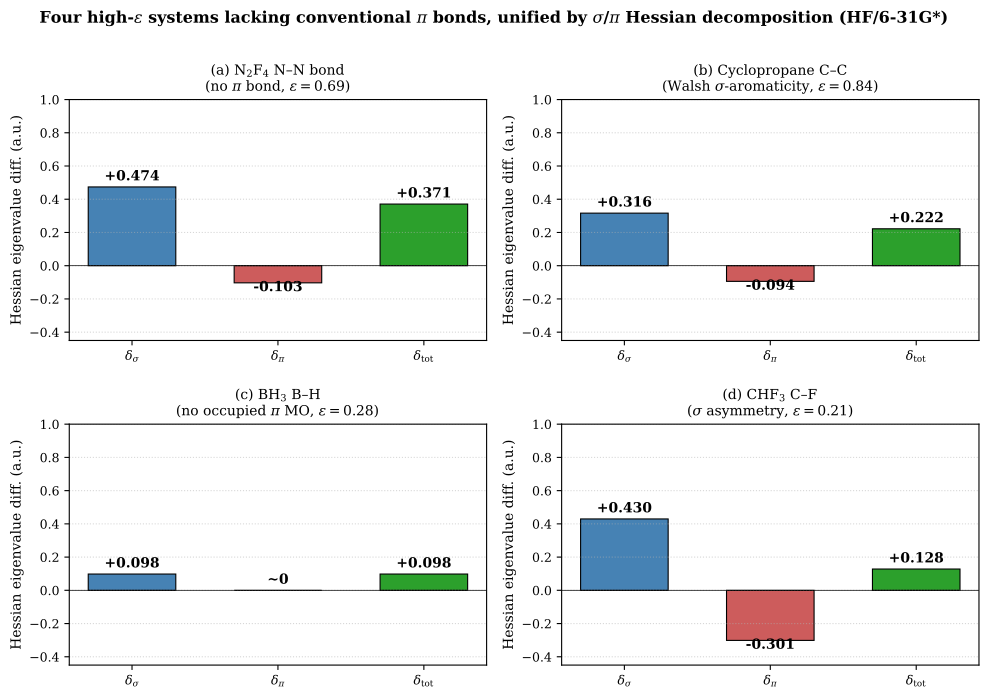

Recreate this plot in Python.
"""
Figure 2: Four counterexamples unified by σ/π decomposition
==============================================================
(a) N2F4 N-N bond (no π, ε=0.69)
(b) Cyclopropane C-C (Walsh σ-aromaticity, ε=0.84)
(c) BH3 B-H (no occupied π MO, ε=0.28)
(d) CHF3 C-F (σ asymmetry, ε=0.21)

Each panel: stacked bar showing δ_σ, δ_π, δ_total
"""
import sys, os, numpy as np
import matplotlib.pyplot as plt
from matplotlib.gridspec import GridSpec
import warnings; warnings.filterwarnings('ignore')

sys.path.insert(0, os.path.join(os.path.dirname(__file__), '..', '..', 'src'))
from sigma_pi_decomposition import analyze_decomp

plt.rcParams.update({
    'font.size': 10,
    'font.family': 'serif',
    'mathtext.fontset': 'dejavuserif',
    'axes.labelsize': 10,
    'axes.titlesize': 11,
    'legend.fontsize': 9,
    'xtick.labelsize': 9,
    'ytick.labelsize': 9,
    'figure.dpi': 100,
})

# 4 counterexamples
cases = [
    ("(a) N$_2$F$_4$ N–N bond\n(no $\\pi$ bond, $\\varepsilon = 0.69$)",
     "N 0 0.706 0; N 0 -0.706 0; F 1.059 1.227 0; F -1.059 1.227 0; F 1.059 -1.227 0; F -1.059 -1.227 0",
     [0,0.706,0],[0,-0.706,0]),
    ("(b) Cyclopropane C–C\n(Walsh $\\sigma$-aromaticity, $\\varepsilon = 0.84$)",
     "C 0 0.866 0; C -0.750 -0.433 0; C 0.750 -0.433 0; H 0 1.480 0.890; H 0 1.480 -0.890; H -1.282 -0.740 0.890; H -1.282 -0.740 -0.890; H 1.282 -0.740 0.890; H 1.282 -0.740 -0.890",
     [0,0.866,0],[-0.750,-0.433,0]),
    ("(c) BH$_3$ B–H\n(no occupied $\\pi$ MO, $\\varepsilon = 0.28$)",
     "B 0 0 0; H 1.193 0 0; H -0.596 1.032 0; H -0.596 -1.032 0",
     [0,0,0],[1.193,0,0]),
    ("(d) CHF$_3$ C–F\n($\\sigma$ asymmetry, $\\varepsilon = 0.21$)",
     "C 0 0 0; F 0 0 1.336; F 1.260 0 -0.445; F -0.630 1.092 -0.445; H 0 0 -1.085",
     [0,0,0],[0,0,1.336]),
]

# Run and collect
results = []
for label, atoms, A, B in cases:
    print(f"Running: {label[:30]}...")
    r = analyze_decomp(label, atoms, A, B)
    results.append(r)
    print(f"  ε={r['eps']:.4f}, δ_σ={r['delta_sigma_num']:+.4f}, δ_π={r['delta_pi_num']:+.4f}")

# Build figure: 2x2 grid
fig, axes = plt.subplots(2, 2, figsize=(10, 7))
axes = axes.flatten()

for ax, (label, _, _, _), r in zip(axes, cases, results):
    eps = r['eps']
    dsg = r['delta_sigma_num']
    dpi = r['delta_pi_num']
    dtot = r['delta_bader']
    
    # Vertical stacked bar showing how σ + π = total
    x_pos = ['$\\delta_\\sigma$', '$\\delta_\\pi$', '$\\delta_{\\rm tot}$']
    values = [dsg, dpi, dtot]
    colors = ['steelblue', 'indianred', '#2ca02c']
    
    bars = ax.bar(x_pos, values, color=colors, edgecolor='black', linewidth=0.8, width=0.6)
    
    # Value labels (skip near-zero)
    for bar, v in zip(bars, values):
        if abs(v) < 0.005:
            label_text = '~0'
        else:
            label_text = f'{v:+.3f}'
        h = bar.get_height()
        offset = 0.04 if h >= 0 else -0.05
        ax.text(bar.get_x() + bar.get_width()/2, h + offset,
                label_text, ha='center', fontsize=10, fontweight='bold')
    
    ax.axhline(0, color='black', linewidth=0.5)
    ax.set_title(label, fontsize=10)
    ax.set_ylabel('Hessian eigenvalue diff. (a.u.)')
    ax.grid(True, linestyle=':', axis='y', alpha=0.5)
    
    # Unified y-limits (-0.45 to 1.0) so panels are visually comparable
    ax.set_ylim(-0.45, 1.0)

fig.suptitle(r'Four high-$\varepsilon$ systems lacking conventional $\pi$ bonds, '
             r'unified by $\sigma$/$\pi$ Hessian decomposition (HF/6-31G*)',
             fontsize=11.5, fontweight='bold', y=0.995)

plt.tight_layout()
plt.savefig('fig2_counterexamples.pdf', bbox_inches='tight')
plt.savefig('fig2_counterexamples.png', bbox_inches='tight', dpi=200)
print("\nSaved fig2_counterexamples.pdf and .png")
